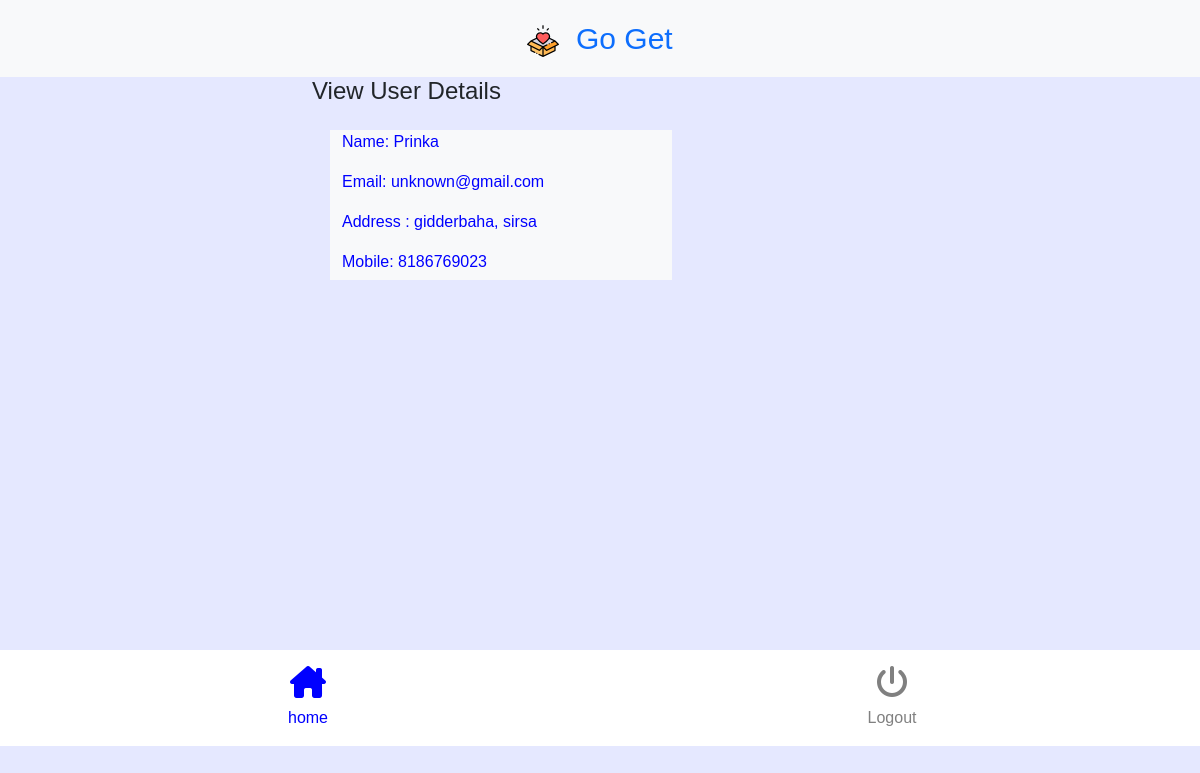
The page /user_myprofile.php (signed in) on the database its author committed.
### tables this page shows
CREATE TABLE `user` (
  `id` int(11) NOT NULL,
  `username` varchar(100) NOT NULL,
  `email` varchar(100) NOT NULL,
  `password` varchar(50) NOT NULL,
  `mobile` text NOT NULL,
  `address` varchar(100) NOT NULL,
  `city` varchar(100) NOT NULL,
  `petname` varchar(100) NOT NULL,
  `bestfriendname` varchar(100) NOT NULL,
  `curdate` date NOT NULL
);

### user_myprofile.php (the view, shortened to what this page needs)
<?php
include "connection.php";
$query=mysqli_query($con,"select * from user where email='".$_SESSION['useremail']."'");
$row=mysqli_fetch_array($query);
?>
<html>
    <head>
        <link rel="stylesheet" href="css/bootstrap.min.css"/>
        <link rel="stylesheet" href="css/bootstrap-grid.min.css"/>
        <link rel="stylesheet" href="homestyle.css" />
        <link rel="stylesheet" href="https://cdnjs.cloudflare.com/ajax/libs/font-awesome/6.5.2/css/all.min.css" />
    </head>
    <body id="body2">
        <div class="container-fluid">
            <div class="row text-center justify-content-center bg-light p-3">
                <div class="col-lg-6 column1">
                <a href="user_home.php">  <img src="images/logo-small.jpg" />&nbsp;&nbsp;</a><a href="user_home.php">Go Get</a>
                </div>
            </div>
            <div class="row justify-content-center">
                <div class="col-lg-6" >
                    <h4>View User Details</h4>
                </div>
            </div>
            <div class="container">
                <div class="row mt-3 item5">
                    <div class="col-lg-4 bg-light item4  ">
                    <p>Name: <?php echo $row['username']?></p>
                        <p>Email: <?php echo $row['email']?></p>
                        <p>Address :   <?php echo $row['city']?>, <?php echo $row['address']?></p>
                        <p>Mobile: <?php echo $row['mobile']?></p>
                    </div>
                </div>
            </div>
            <div class="row bg-white p-3 mt-5 ">
                <div class="col-lg-6 text-center ">
                <a href="user_home.php"> <h2> <i class="fa-solid fa-house-chimney" id="i2"></i></h2></a>
                  <a href="user_home.php" id="tall2">home</a>
                </div>
                <div class="col-lg-6 text-center">
                <a href="index.php">     <h2><i class="fa-solid fa-power-off" id="i3"></i></h2></a>
                    <a href="index.php" id="tall3">Logout</a>
                </div>
            </div>
        </div>
    </body>
</html>

### homestyle.css (style rules this page uses)
body { font-family: "Montserrat", sans-serif; font-optical-sizing: auto; font-weight: weight; font-style: normal; }
.column1 { color:blue; }
.column1 a { text-decoration: none; font-size:30px; }
#body2 { background-color: #e5e8ff; }
#i2 { color:blue; }
#tall2 { text-decoration: none; color:blue; }
#tall3 { color:grey; text-decoration: none; }
#i3 { color:grey; }
.item4 { width:30%; height:150px; margin-left: 300px; color:blue; }
.item5 { margin-bottom: 370px; }
* { margin: 0; padding: 0; box-sizing: border-box; }
:root { --progress-bar-width: 200px; --progress-bar-height: 200px; --font-size: 2rem; }

### rows shown on the page
user: username "Prinka", email "unknown@gmail.com", city "gidderbaha", address "sirsa", mobile "8186769023"
